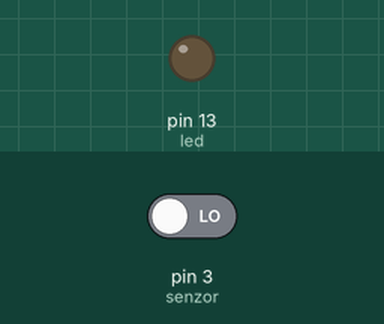
Bench run of a sketch on a simulated Arduino Uno, built with avr-gcc and run on an emulated ATmega328P. On the bench: output pins drawn as LEDs (lit = HIGH). Inputs (shaded band) come from the test bench; at power-on: pin 3 (senzor) LOW.

Above: at 1.2 s.
1.3 s: pin 3 (senzor) driven HIGH
At 1.6 s:
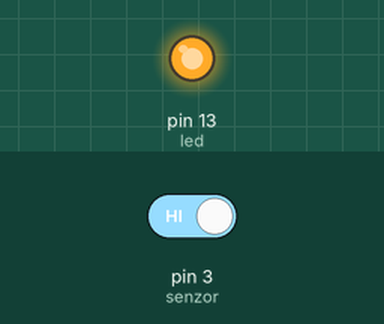
Timing chart, 0 to 4.3 s (numbered marks = the images above; inputs shaded):
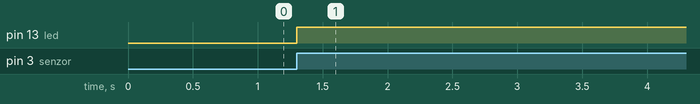

The sketch:

B27_test.ino
```cpp
int led=13;
int senzor=3;
const int buzzer=13;
int stanje=LOW;
int val=0;

void setup() {
  pinMode(led,OUTPUT);
  pinMode(senzor,INPUT);
  pinMode(buzzer,OUTPUT);
  Serial.begin(9600);
}

void loop() {
  val=digitalRead(senzor);
  if(val==HIGH)
  {
    digitalWrite(buzzer,HIGH);
    delay(1000);
    digitalWrite(led,HIGH);
  }
}
```

Measured:
- after the input at 1.3 s, pin 13 (led): LOW → HIGH at once
